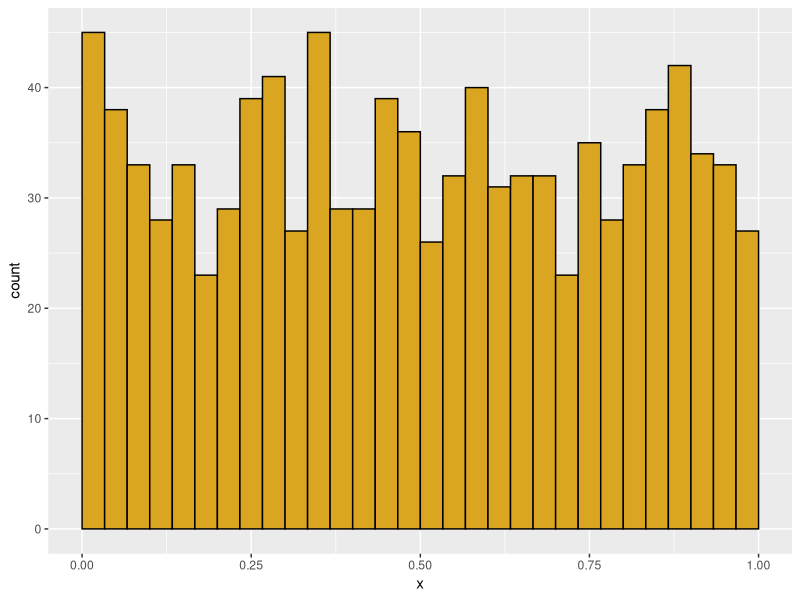
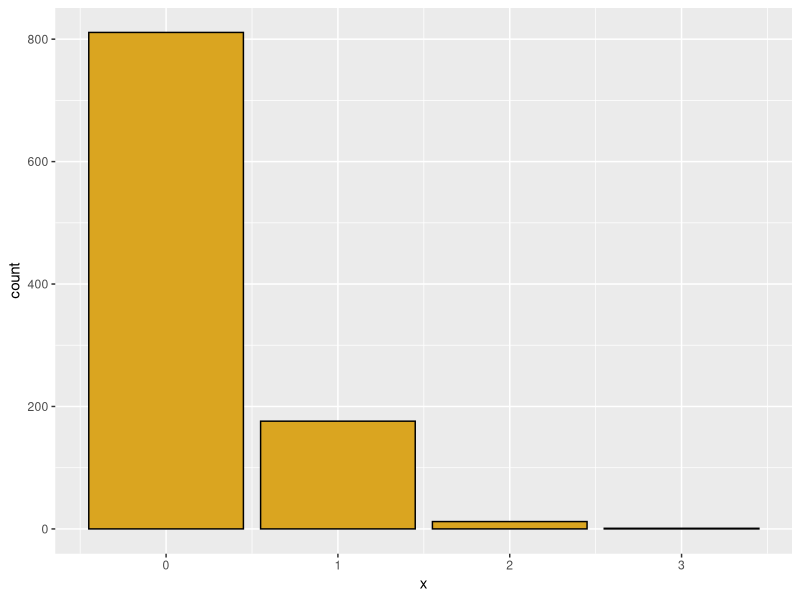
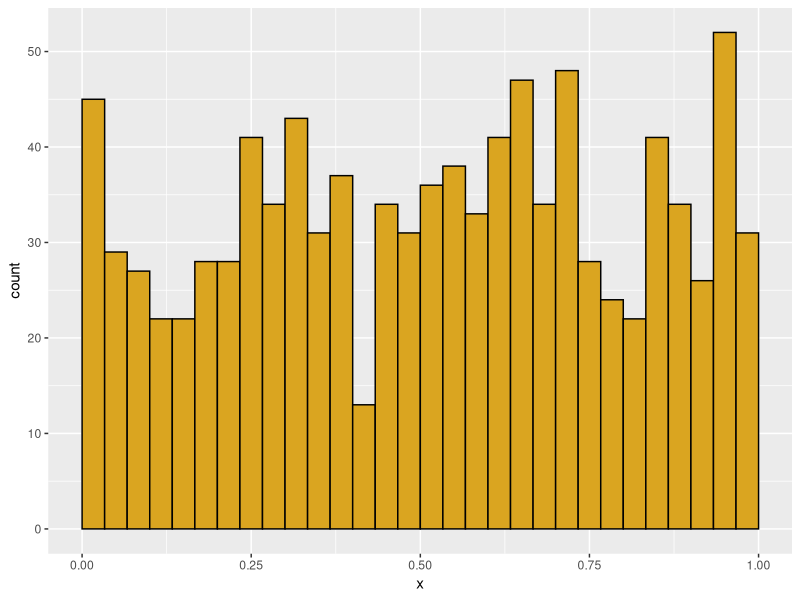
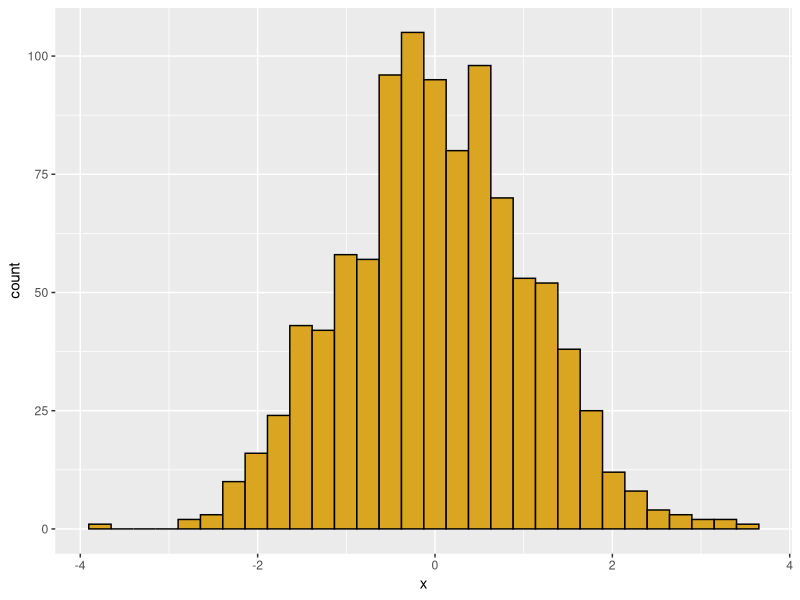
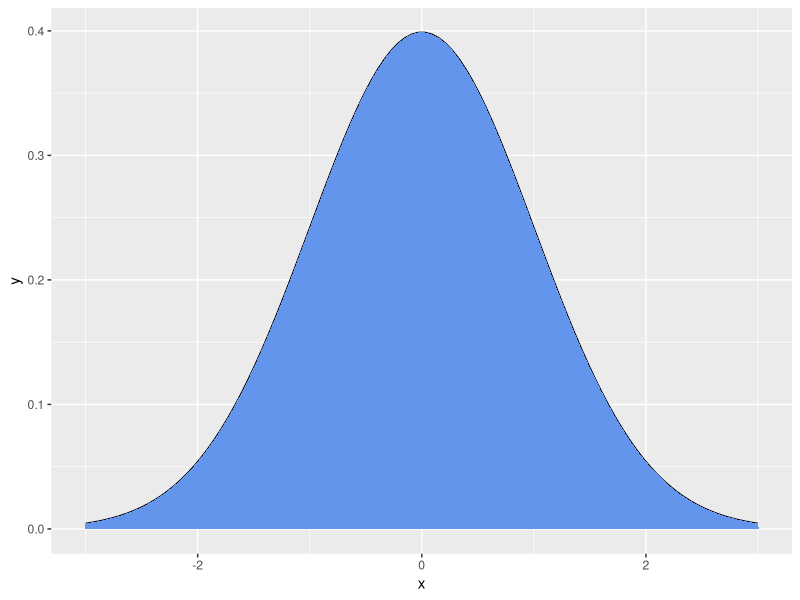
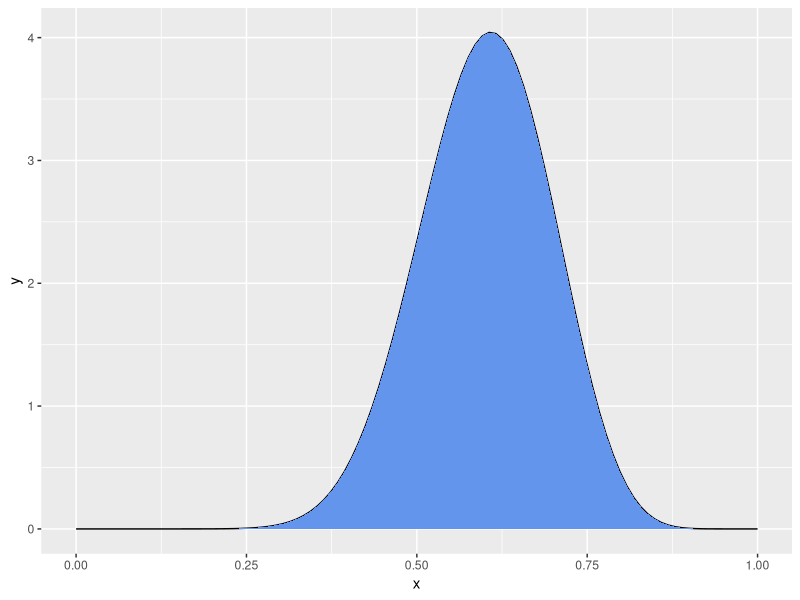
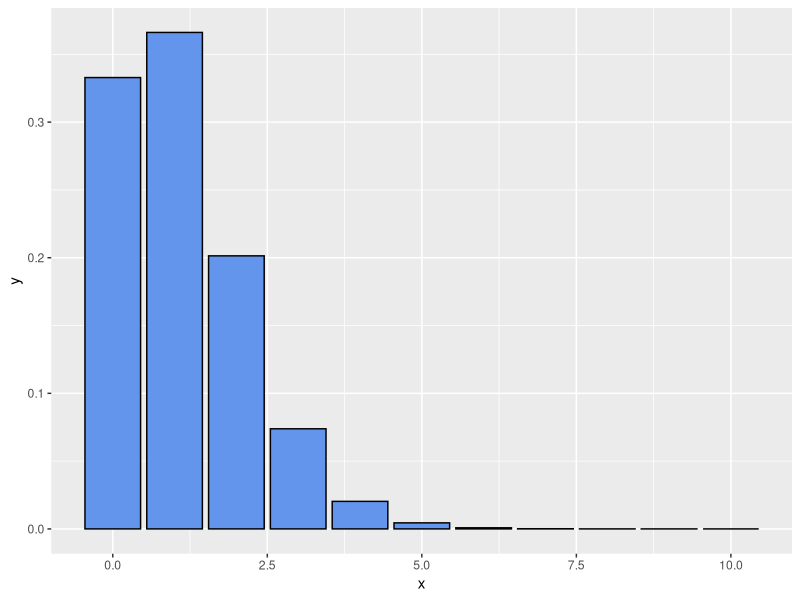
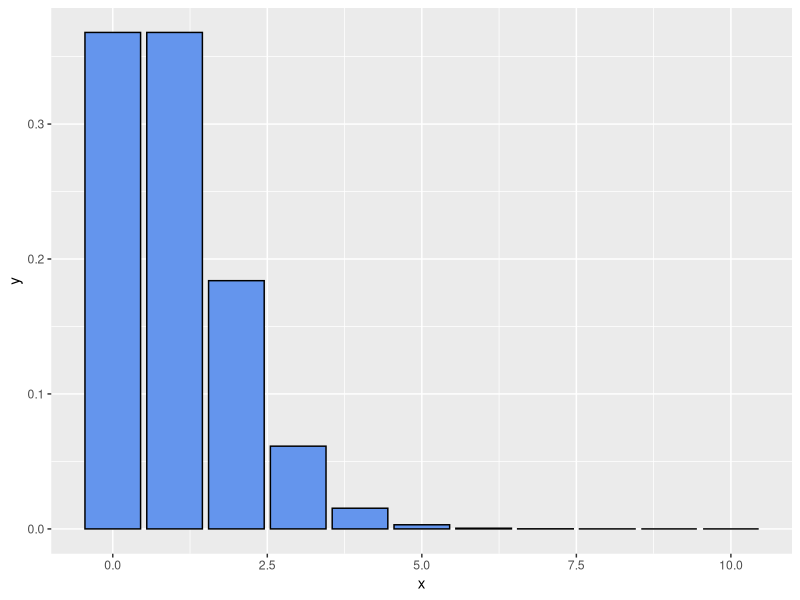

Source code (R) for these figures, in order: (Note: this script raises an error after producing the figures.)
## ---- chunk 1
knitr::opts_chunk$set(eval = FALSE)
## ---- chunk 2
############################
# Function: my_histo
# Purpose: creates a ggplot histogram
# Requires: ggplot
# Input: x = a numeric vector
#        data_type= "cont" or "disc"
# Output: a ggplot histogram
############################
library(ggplot2)
my_histo <- function(x=NULL,data_type="cont") {
  if(is.null(x)) x=runif(1000)
  df <- data.frame(x=x) 

# if data are continuous bounded (0,1), adjust bins for histogram  
  if (data_type=="cont" & min(df$x) > 0 & max(df$x) < 1) {
  p1 <- ggplot(data=df) +
    aes(x=x) +
    geom_histogram(boundary=0,
                   binwidth=1/30,
                   color="black",
                   fill="goldenrod") +
    scale_x_continuous(limits=c(0,1))}  

  
# if data are continuous, but not bounded (0,1), use
# ggplot default bins
  if (data_type=="cont" & (min(df$x) < 0 | max(df$x) > 1)) {
  p1 <- ggplot(data=df) +
    aes(x=x) +
    geom_histogram(color="black",
                   fill="goldenrod")}

     
  

# if data are discrete integers, 
#  use geom_bar to create a histogram
if (data_type=="disc") {
  p1 <- ggplot(data=df) + 
    aes(x=x) +
    geom_bar(color="black",fill="goldenrod") }
  
print(p1)
} 
my_histo()
my_histo(data_type="disc",x=rpois(1000,lambda=0.2))
my_histo(data_type="cont",x=runif(1000))
my_histo(data_type="cont",x=rnorm(n=1000,mean=0,sd=1))
############################
# Function: my_pdf
# Purpose: creates a ggplot probability density function
# Requires: ggplot
# Input: x = a numeric vector of x values
#        y = pdf values calculated for each value of x
#        data_type= "cont" or "disc"
# Output: a ggplot pdf
############################
my_pdf <- function(x=NULL,y=NULL,data_type="cont") {
  if(is.null(x) | is.null(y)) {
    x=seq(from=-3,to=3,length.out=100)
    y=dnorm(x) }
  
    df <- data.frame(x=x,y=y) 
    
    # for continuous distributions, 
    # plot the line for the pdf
    if(data_type=="cont") {
      p1 <- ggplot(data=df) +
        aes(x=x,y=y) +
      geom_line() +
        geom_area(fill = "cornflower blue") } 
    
    # for discrete distributions,
    # plot a bar for the probability at each value
    if (data_type=="disc") {
      p1 <- ggplot(data=df) + 
        aes(x=x,y=y) +
        geom_col(color="black",fill="cornflower blue") }
    print(p1)
}
my_pdf()
my_x=seq(from=0,to=1,length.out=100)
my_pdf(x=my_x,y=dbeta(x=my_x,shape1=15,shape2=10))
my_pdf(x=0:10,y=dpois(x=0:10,lambda=1.1),data_type="disc")

## ---- chunk 3
library(ggplot2)
library(MASS)
#-------------------------------------------------
# Poisson distribution
# Discrete X >= 0
# Random events with a constant rate lambda
# (observations per time or per unit area)
# Parameter lambda > 0

# "d" function generates probability density
hits <- 0:10
my_vec <- dpois(x=hits,lambda=1)
my_pdf(x=hits,y=my_vec,data_type="disc")

my_vec <- dpois(x=hits,lambda=2)
my_pdf(x=hits,y=my_vec,data_type="disc")

sum(my_vec)  # sum of density function = 1.0 (total area under curve)

# sum is not quite 1 because we need more elements in hits:
hits <- 0:15
my_vec <- dpois(x=hits, lambda=2)
my_pdf(x=hits,y=my_vec,data_type="disc")
sum(my_vec)
# now the sum is correct

# for a Poisson distribution with lambda=2, 
# what is the probability that a single draw will yield X=0?

dpois(x=0,lambda=2)

# "p" function generates cumulative probability density; gives the 
# "lower tail" cumulative area of the distribution

hits <- 0:10
my_vec <- ppois(q=hits,lambda=2)
my_pdf(x=hits,y=my_vec,data_type="disc")


# for a Poisson distribution with lambda=2, 
# what is the probability of getting 1 or fewer hits?

ppois(q=1, lambda=2)


# We could also get this through dpois
p_0 <- dpois(x=0,lambda=2)
p_0
p_1 <- dpois(x=1,lambda=2)
p_1
p_0 + p_1


# The q function is the inverse of p
# What is the number of hits corresponding to 50% of the probability mass
qpois(p=0.5,lambda=2.5)
my_pdf(x=0:10,y=dpois(x=0:10,lambda=2.5),data_type="disc")

# but distribution is discrete, so this is not exact
ppois(q=2,lambda=2.5)

# finally, we can simulate individual values from a poisson
ran_pois <- rpois(n=1000,lambda=2.5)
my_histo(x=ran_pois,data_type="disc")


# for real or simulated data, we can use the quantile
# function to find the empirical  95% confidence interval on the data

quantile(x=ran_pois,probs=c(0.025,0.975))
## ---- chunk 4
#-------------------------------------------------
# Binomial distribution
# p = probability of a dichotomous outcome
# size = number of trials
# x = possible outcomes
# outcome x is bounded between 0 and number of trials

# use "d" binom for density function
hits <- 0:10
my_vec <- dbinom(x=hits,size=10,prob=0.5)
my_pdf(x=0:10,y=my_vec,data_type="disc")



# and how does this compare to an actual simulation of 50 tosses of 100 coins?

my_coins <- rbinom(n=50,size=100,prob=0.5)
my_histo(x=my_coins,data_type="disc")
quantile(x=my_coins,probs=c(0.025,0.975))

## ---- chunk 5
#-------------------------------------------------
# negative binomial: number of failures (values of MyVec)
# in a series of (Bernouli) with p=probability of success 
# before a target number of successes (= size)
# generates a discrete distribution that is more 
# heterogeneous ("overdispersed") than Poisson
hits <- 0:40
my_vec <- dnbinom(x=hits, size=5, prob=0.5)
my_pdf(x=hits,y=my_vec,data_type="disc")

# geometric series is a special case where N= 1 success
# each bar is a constant fraction 1 - "prob" of the bar before it
my_vec <- dnbinom(x=hits, size=1, prob=0.1)
my_pdf(x=hits,y=my_vec,data_type="disc")


# alternatively specify mean = mu of distribution and size, 
# the dispersion parameter (small is more dispersed)
# this gives us a poisson with a lambda value that varies
# the dispersion parameter is the shape parameter in the gamma
# as it increases, the distribution has a smaller variance
# just simulate it directly

nbi_ran <- rnbinom(n=1000,size=10,mu=5)
my_histo(x=nbi_ran,data_type="disc")


nbi_ran <- rnbinom(n=1000,size=0.1,mu=5)
my_histo(x=nbi_ran,data_type="disc")
## ---- chunk 6
#-------------------------------------------------
# uniform
# params specify minimum and maximum

#runif for random data
my_histo(x=runif(n=100),data_type="cont")
my_histo(x=runif(n=1000),data_type="cont")

#-------------------------------------------------
## ---- chunk 7
# normal 
my_norm <- rnorm(n=100,mean=100,sd=2)
my_histo(x=my_norm,data_type="cont")


# problems with normal when mean is small but zero is not allowed.
my_norm <- rnorm(n=100,mean=2,sd=2)
my_histo(x=my_norm,data_type="cont")

summary(my_norm)
toss_zeroes <- my_norm[my_norm>0]
my_histo(x=toss_zeroes,data_type="cont")

summary(toss_zeroes)
## ---- chunk 8
#-------------------------------------------------
# gamma distribution, continuous positive values, but bounded at 0

my_gamma <- rgamma(n=100,shape=1,scale=10)
my_histo(x=my_gamma,data_type="cont")

# gamma with shape= 1 is an exponential with scale = mean

# shape <=1 gives a mode near zero; very small shape rounds to zero
my_gamma <- rgamma(n=100,shape=0.1,scale=1)
my_histo(x=my_gamma,data_type="cont")

# large shape parameters moves towards a normal
my_gamma <- rgamma(n=100,shape=20,scale=1)
my_histo(x=my_gamma,data_type="cont")

# scale parameter changes mean- and the variance!
my_histo(x=rgamma(n=100,shape=2,scale=100),data_type="cont")
my_histo(x=rgamma(n=100,shape=2,scale=10),data_type="cont")
my_histo(x=rgamma(n=100,shape=2,scale=1),data_type="cont")
my_histo(x=rgamma(n=100,shape=2,scale=0.1),data_type="cont")



# unlike the normal, the two parameters affect both mean and variance

# mean = shape*scale
# variance= shape*scale^2


## ---- chunk 9
#-------------------------------------------------

# beta distribution 
# bounded at 0 and 1
# analagous to a binomial, but result is a continuous distribution of probabilities
# parameter shape1 = number of successes + 1
# parameter shape2 = number of failures + 1
# interpret these in terms of a coin you are tossing

# shape1 = 1, shape2 = 1 = "no data"
my_beta <- rbeta(n=1000,shape1=1,shape2=1)
my_histo(x=my_beta,data_type="cont")

# shape1 = 2, shape1 = 1 = "1 coin toss, comes up heads!"
my_beta <- rbeta(n=1000,shape1=2,shape2=1)
my_histo(x=my_beta,data_type="cont")
# two tosses, 1 head and 1 tail
my_beta <- rbeta(n=1000,shape1=2,shape2=2)
my_histo(x=my_beta,data_type="cont")
# two tosses, both heads
my_beta <- rbeta(n=1000,shape1=2,shape2=1)
my_histo(x=my_beta,data_type="cont")
# let's get more data
my_beta <- rbeta(n=1000,shape1=20,shape2=20)
my_histo(x=my_beta,data_type="cont")
my_beta <- rbeta(n=1000,shape1=500,shape2=500)
my_histo(x=my_beta,data_type="cont")

# if the coin is biased
my_beta <- rbeta(n=1000,shape1=1000,shape2=500)
my_histo(x=my_beta,data_type="cont")
my_beta <- rbeta(n=1000,shape1=10,shape2=5)
my_histo(x=my_beta,data_type="cont")


# shape parameters less than 1.0 give us a u-shaped distribution
my_beta <- rbeta(n=1000,shape1=0.1,shape2=0.1)
my_histo(x=my_beta,data_type="cont")

my_beta <- rbeta(n=1000,shape1=0.5,shape2=0.2)
my_histo(x=my_beta,data_type="cont")
## ---- chunk 10
library(MASS)
data <- c(100,100,104,99)
z <- fitdistr(data,"normal")
print(z)
## ---- chunk 11

frog_data <- c(30.15,26.3,27.5,22.9,27.8,26.2)

# get and print model parameters assuming a normal distribution
z<- fitdistr(frog_data,"normal")
print(z)

# plot the density function for the normal and annotate the plot with the original data
x <- 1:100
g_density <- dnorm(x=x,mean=z$estimate["mean"],sd=z$estimate["sd"])
qplot(x,g_density,geom="line") + annotate(geom="point",x=frog_data,y=0.001)   
 
# now do the same for a gamma distribution, which has a shape and rate parameter as outputs from fitdistr
z<- fitdistr(frog_data,"gamma")
print(z)

# plot the density function for the gamma and annotate the plot with the original data
x <- 1:100
g_density <- dgamma(x=x,shape=z$estimate["shape"],rate=z$estimate["rate"])
qplot(x,g_density,geom="line") + annotate(geom="point",x=frog_data,y=0.001,color="red")   
## ---- chunk 12

frog_data <- c(30.15,26.3,27.5,22.9,27.8,26.2)
outlier <- 0.050
frog_data <- c(frog_data,outlier)

# get and print model parameters assuming a normal distribution
z<- fitdistr(frog_data,"normal")
print(z)

# plot the density function for the normal and annotate the plot with the original data
x <- 1:100
g_density <- dnorm(x=x,mean=z$estimate["mean"],sd=z$estimate["sd"])
qplot(x,g_density,geom="line") + annotate(geom="point",x=frog_data,y=0.001)   
 
# now do the same for a gamma distribution, which has a shape and rate parameter as outputs from fitdistr
z<- fitdistr(frog_data,"gamma")
print(z)

# plot the density function for the gamma and annotate the plot with the original data
x <- 1:100
g_density <- dgamma(x=x,shape=z$estimate["shape"],rate=z$estimate["rate"])
qplot(x,g_density,geom="line") + annotate(geom="point",x=frog_data,y=0.001,color="red")   
